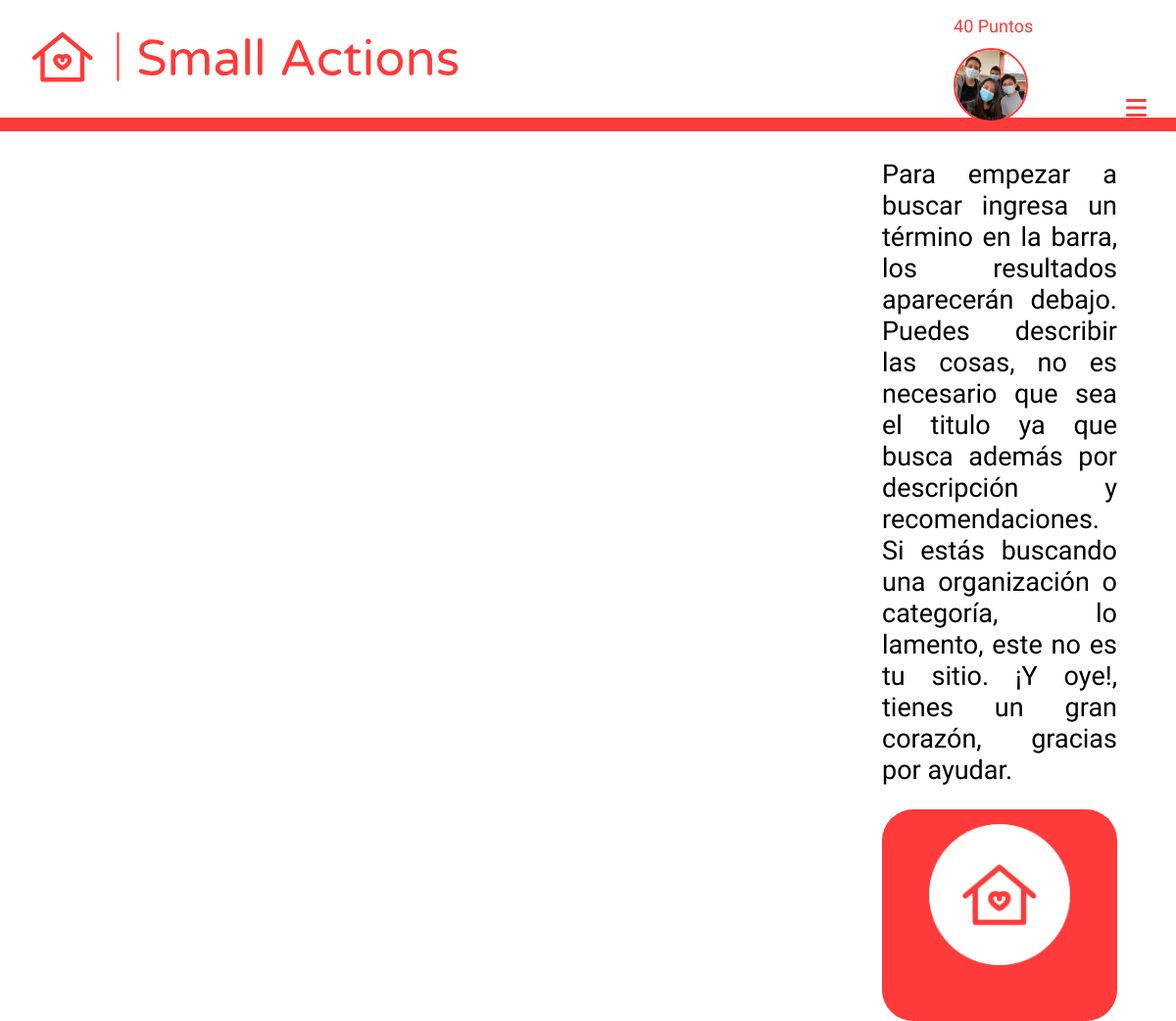
Screenshot of /points/ (signed in) with the database file from the repository.
### login/models.py (models this page shows, shortened)
class User(AbstractUser):
    points = models.PositiveIntegerField(default=0)
    photo = models.ImageField(upload_to="people", null=True, blank=True)
    latitude = models.DecimalField(max_digits=8, decimal_places=6, null=True, blank=True)
    longitude = models.DecimalField(max_digits=9, decimal_places=6, null=True, blank=True)
    visited = models.ManyToManyField(Help, related_name="persons_visited", null=True, blank=True)
    can_change = models.BooleanField(null=True, blank=True) #Security
    date_forgot = models.DateTimeField(auto_now_add=True)
    random_string = models.CharField(max_length=20, blank=True, null=True, unique=True)
    dark_mode = models.BooleanField(default=False)

### maps/views.py (the view)
# urls.py: path('points/', views.points, name="SerchPoints"),
def points(request):
    return render(request, 'maps/points.html')

### templates/maps/points.html (shortened to what this page needs)
{% extends 'maps/nav.html' %}
{% load static %}
{% block head %}
    <link href="{% static 'maps/css/points.css' %}" rel="stylesheet">
{% endblock %}
{% block content %}
    <div id="grid">
        <div id="react"></div>
        <div id="info">
            <p>Para empezar a buscar ingresa un término en la barra, los resultados aparecerán debajo.
                Puedes describir las cosas, no es necesario que sea el titulo ya que busca además por descripción y recomendaciones.
                Si estás buscando una organización o categoría, lo lamento, este no es tu sitio.
                ¡Y oye!, tienes un gran corazón, gracias por ayudar.</p>
            <div>
                <img src="{% static 'maps/images/logo_small_icon_only.png' %}" alt="logo_down">
            </div>
        </div>
    </div>
{% endblock %}

### templates/maps/nav.html (shortened to what this page needs)
<!DOCTYPE html>
{% load static %}
<html lang="es">
    <head>
        <link rel="stylesheet" href="{% static 'maps/css/nav.css' %}">
        {% block head %}
        {% endblock %}
    </head>
    <body>
        <header id="all_bar">
            <div id="superior">
                <img src="{% static 'maps/images/logo.svg' %}" id="principal_logo" alt="logo">
                <div id="rigth_superior">
                    {% if request.user.is_authenticated %}
                        <h6>{{request.user.points}} Puntos</h6>
                        {% if request.user.photo %}
                            <a href="{% url 'account' %}"><img src="{{request.user.photo.url}}" alt="account" id="porfile_photo_nav"></a>
                        {% else %}
                            <a href="{% url 'account' %}"><img src="{% static 'maps/images/logo_small_icon_only_inverted.png' %}" alt="account"></a>
                        {% endif %}
                    {% else %}
                        <a href="{% url 'login' %}"><img src="{% static 'maps/images/logo_small_icon_only_inverted.png' %}" alt="account"></a>
                    {% endif %}
                    <i class="fas fa-bars" id="bars"></i>
                </div>
            </div>
            <div id="inferior">
            </div>
        </header>
        {% block content %}
        {% endblock %}
    </body>
</html>

### static/maps/css/nav.css (style rules this page uses)
* { margin: 0; padding: 0; outline: none; font-family: 'Sora', sans-serif; }
#all_bar { margin-top: 1vh; }
#principal_logo { width: 27vw; height: 6.5vh; object-fit: contain; object-position: left; margin-left: 2vw; }
#rigth_superior { float: right; }
#rigth_superior h6 { font-family: 'Sora', sans-serif; font-size: 45px; color: #ff3a3a; font-weight: normal; display: inline-block; position: relative; bottom: 2.7vh; margin-right: 2vw; }
#rigth_superior img { width: 3.7vw; height: 3.7vw; object-fit: cover; display: inline-block; margin-right: 2vw; }
#inferior { background-color: #ff3a3a; margin-top: 2vh; height: 2.5vh; padding-top: 0.3vh; transition: height 1s; }
#bars { display: none; }
#porfile_photo_nav { height: calc(3.7vw - 3px); object-fit: cover; object-position: center; border-radius: 100px; border: 3px solid #ff3a3a; }
@media screen and (max-width: 1300px) { #all_bar { margin-top: 2vh; } }
@media screen and (max-width: 1300px) { #principal_logo { width: 57vw; height: 6.5vh; margin-left: 2.5vw; margin-top: 2vh; } }
@media screen and (max-width: 1300px) { #rigth_superior { margin-right: 2.5vw; } }
@media screen and (max-width: 1300px) { #rigth_superior h6 { position: static; display: block; font-size: 18px; } }
@media screen and (max-width: 1300px) { #rigth_superior img { width: 6vw; height: 6vw; margin: 0; margin-top: 1.5vh; margin-right: 8vw; } }
@media screen and (max-width: 1300px) { #porfile_photo_nav { height: calc(6vw - 2px); border-width: 2px; } }
@media screen and (max-width: 1300px) { #bars { display: inline-block; font-size: 3vh; color: #ff3a3a; position: relative; bottom: .7vh; text-align: right; } }
@media screen and (max-width: 1300px) { #inferior { margin-top: 4vh; height: 1.5vh; z-index: 100; } }

### static/maps/css/points.css (style rules this page uses)
#grid { display: grid; grid-template-columns: 70vw, 30vw; }
body { overflow-x: hidden; }
#react { grid-column: 1; margin-top: 3.5vh; width: 68vw; margin-left: 2vw; }
#info { grid-column: 2; margin-top: 3.5vh; }
#info p { width: 20vw; text-align: justify; font-size: 27px; font-weight: 200; font-family: 'Sora', sans-serif; position: relative; animation-name: fromLeft; animation-duration: 2s; }
#info div { background-color: #ff3a3a; width: 20vw; height: 27vh; border-radius: 32px; margin-top: 3vh; }
#info div img { width: 12vw; margin: auto; margin-left: 4vw; margin-top: 1.8vh; transform: translate(20vw); animation-name: fromLeftImg; animation-duration: 2s; animation-delay: 1s; animation-fill-mode: forwards; }

### rows the page displays
User: user.points "40", user.photo (picture)
